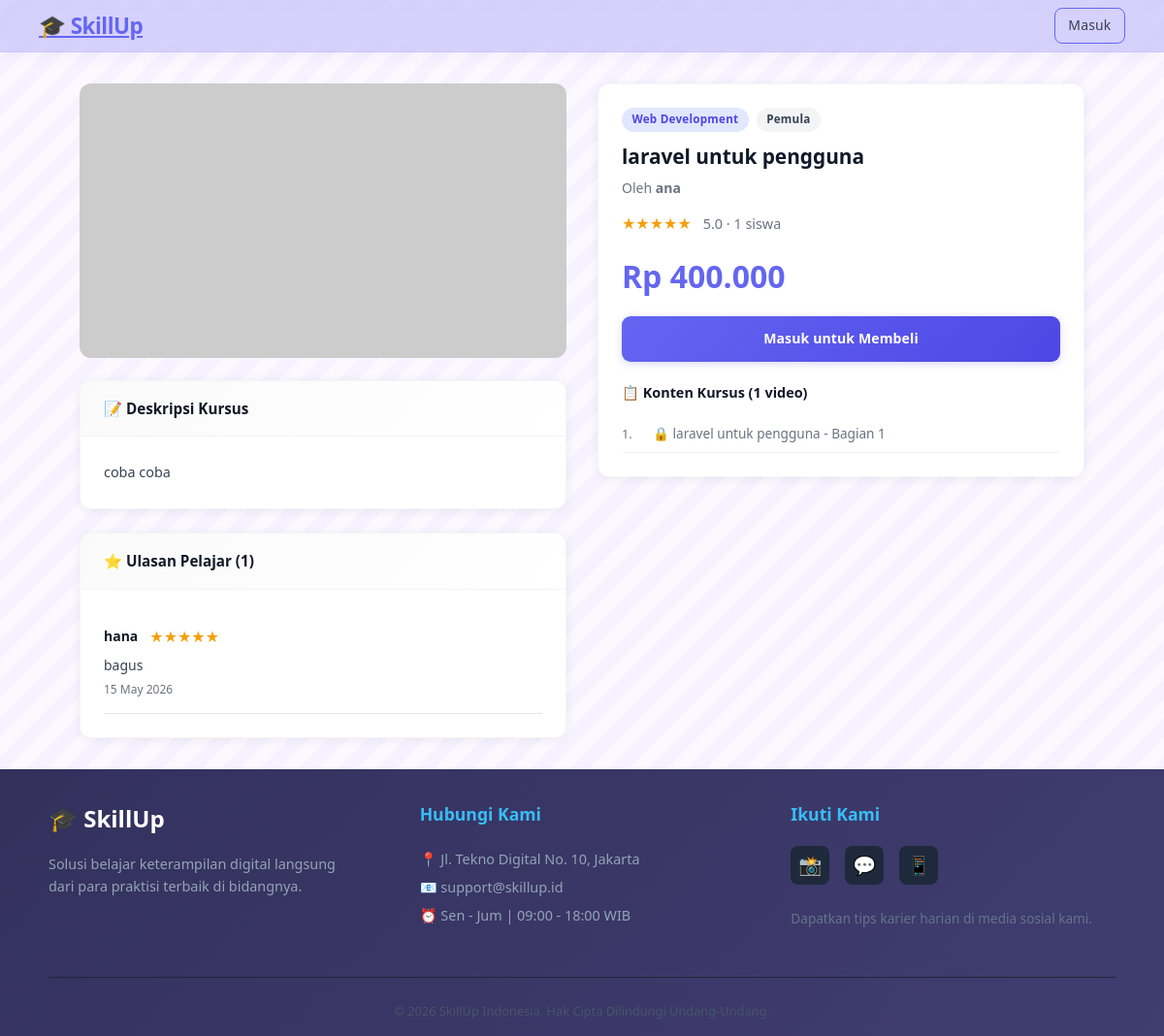
Screenshot of /public/student/course/18 with the database file from the repository.
### tables this page shows
CREATE TABLE `courses` (
  `id` int(10) UNSIGNED NOT NULL,
  `mentor_id` int(10) UNSIGNED NOT NULL,
  `title` varchar(200) NOT NULL,
  `description` text DEFAULT NULL,
  `price` decimal(12,2) NOT NULL DEFAULT 0.00,
  `thumbnail` varchar(255) DEFAULT NULL,
  `category` varchar(100) DEFAULT 'Umum',
  `level` enum('Pemula','Menengah','Mahir') DEFAULT 'Pemula',
  `status` enum('draft','published','archived') DEFAULT 'draft',
  `rating_avg` decimal(3,2) DEFAULT 0.00,
  `total_students` int(10) UNSIGNED DEFAULT 0,
  `created_at` timestamp NOT NULL DEFAULT current_timestamp()
);

CREATE TABLE `reviews` (
  `id` int(10) UNSIGNED NOT NULL,
  `student_id` int(10) UNSIGNED NOT NULL,
  `course_id` int(10) UNSIGNED NOT NULL,
  `rating` tinyint(3) UNSIGNED NOT NULL CHECK (`rating` between 1 and 5),
  `comment` text DEFAULT NULL,
  `sentiment` enum('positif','netral','negatif') DEFAULT 'netral',
  `created_at` timestamp NOT NULL DEFAULT current_timestamp()
);

CREATE TABLE `users` (
  `id` int(10) UNSIGNED NOT NULL,
  `name` varchar(100) NOT NULL,
  `email` varchar(150) NOT NULL,
  `password` varchar(255) NOT NULL,
  `role` enum('student','mentor','admin') DEFAULT 'student',
  `avatar` varchar(255) DEFAULT NULL,
  `bank_account` varchar(255) DEFAULT NULL,
  `is_active` tinyint(1) DEFAULT 1,
  `created_at` timestamp NOT NULL DEFAULT current_timestamp(),
  `updated_at` timestamp NOT NULL DEFAULT current_timestamp() ON UPDATE current_timestamp()
);

CREATE TABLE `videos` (
  `id` int(10) UNSIGNED NOT NULL,
  `course_id` int(10) UNSIGNED NOT NULL,
  `title` varchar(200) NOT NULL,
  `video_url` varchar(500) NOT NULL,
  `order_num` tinyint(3) UNSIGNED DEFAULT 1,
  `is_preview` tinyint(1) DEFAULT 0,
  `created_at` timestamp NOT NULL DEFAULT current_timestamp()
);

### src/controllers/StudentController.php (called while the page is built, shortened)
<?php
class StudentController
{
    public static function courseDetail(int $courseId): void
    {
        $course = Database::row(
            'SELECT c.*, u.name AS mentor_name, u.id AS mentor_user_id
             FROM courses c JOIN users u ON u.id = c.mentor_id
             WHERE c.id = ? AND c.status = "published"',
            [$courseId]
        );
        $videos = Database::rows(
            'SELECT * FROM videos WHERE course_id = ? ORDER BY order_num',
            [$courseId]
        );
        $reviews = Database::rows(
            'SELECT r.*, u.name AS student_name FROM reviews r
             JOIN users u ON u.id = r.student_id
             WHERE r.course_id = ? ORDER BY r.created_at DESC LIMIT 10',
            [$courseId]
        );
        $isEnrolled = false;
        include APP_ROOT . '/views/student/course_detail.php';
    }
}

### src/helpers/Database.php (called while the page is built, shortened)
<?php
class Database
{
    private static ?PDO $instance = null;
    public static function connect(): PDO
    {
        if (self::$instance === null) {
            $dsn = sprintf(
                'mysql:host=%s;port=%s;dbname=%s;charset=utf8mb4',
                DB_HOST, DB_PORT, DB_NAME
            );
            $options = [
                PDO::ATTR_ERRMODE            => PDO::ERRMODE_EXCEPTION,
                PDO::ATTR_DEFAULT_FETCH_MODE => PDO::FETCH_ASSOC,
                PDO::ATTR_EMULATE_PREPARES   => false,
            ];
            try {
                self::$instance = new PDO($dsn, DB_USER, DB_PASS, $options);
            } catch (PDOException $e) {
                http_response_code(500);
                die(IS_PRODUCTION
                    ? '<h1>503 Service Unavailable</h1>'
                    : '<h1>Database Error: ' . htmlspecialchars($e->getMessage()) . '</h1>'
                );
            }
        }
        return self::$instance;
    }
   public static function query(string $sql, array $params = []): PDOStatement
{
    $stmt = self::connect()->prepare($sql);
    $stmt->execute($params);
    return $stmt;
}
    public static function row(string $sql, array $params = []): ?array
    {
        $result = self::query($sql, $params)->fetch();
        return $result ?: null;
    }
    public static function rows(string $sql, array $params = []): array
    {
        return self::query($sql, $params)->fetchAll();
    }
}

### src/middleware/Auth.php (called while the page is built, shortened)
<?php
class Auth
{
    public static function check(): bool
    {
        return isset($_SESSION['user_id']);
    }
}

### views/student/course_detail.php (the view, shortened to what this page needs)
<?php include APP_ROOT . '/views/layouts/header.php'; ?>
<div class="page">
  <div class="grid-2" style="gap:2rem;align-items:start">
    <div>
      <img src="<?= thumbnail($course['thumbnail']) ?>" alt="<?= e($course['title']) ?>" style="width:100%;border-radius:var(--radius);margin-bottom:1rem">
<?php if ($course['description']): ?>
<div class="card" style="margin-bottom:1.5rem">
  <div class="card-header">📝 Deskripsi Kursus</div>
  <div class="card-body" style="font-size:.9rem;color:var(--gray-700);line-height:1.8">
    <?= nl2br(e($course['description'])) ?>
  </div>
</div>
<?php endif; ?>
      <div class="card" style="margin-top:1.5rem">
        <div class="card-header">⭐ Ulasan Pelajar (<?= count($reviews) ?>)</div>
        <div class="card-body">
          <?php if (empty($reviews)): ?>
          <p style="color:var(--gray-500);font-size:.875rem">Belum ada ulasan.</p>
          <?php else: ?>
          <?php foreach ($reviews as $r): ?>
          <div style="padding:.75rem 0;border-bottom:1px solid var(--gray-200)">
            <div style="display:flex;align-items:center;gap:.75rem;margin-bottom:.35rem">
              <strong style="font-size:.875rem"><?= e($r['student_name']) ?></strong>
              <?= stars($r['rating']) ?>
            </div>
            <p style="font-size:.875rem;color:var(--gray-700)"><?= e($r['comment']) ?></p>
            <span style="font-size:.75rem;color:var(--gray-500)"><?= date('d M Y', strtotime($r['created_at'])) ?></span>
          </div>
          <?php endforeach; ?>
          <?php endif; ?>
        </div>
      </div>
    </div>
    <div>
      <div class="card" style="position:sticky;top:76px">
        <div class="card-body">
          <div style="display:flex;gap:.5rem;flex-wrap:wrap;margin-bottom:.75rem">
            <span class="badge badge-primary"><?= e($course['category']) ?></span>
            <span class="badge badge-gray"><?= e($course['level']) ?></span>
          </div>
          <h1 style="font-size:1.3rem;font-weight:700;margin-bottom:.5rem;line-height:1.3"><?= e($course['title']) ?></h1>
          <p style="font-size:.875rem;color:var(--gray-500);margin-bottom:.75rem">
            Oleh <strong><?= e($course['mentor_name']) ?></strong>
          </p>
          <div style="display:flex;align-items:center;gap:.75rem;margin-bottom.75rem">
            <?= stars($course['rating_avg']) ?>
            <span style="font-size:.9rem;color:var(--gray-500)"><?= number_format($course['rating_avg'],1) ?> · <?= $course['total_students'] ?> siswa</span>
          </div>
          <div style="font-size:2rem;font-weight:800;color:var(--primary);margin:1rem 0"><?= rupiah($course['price']) ?></div>
          <?php if ($isEnrolled): ?>
          <div class="alert alert-success">✅ Kamu sudah terdaftar di kursus ini!</div>
          <?php if (!empty($enrollmentExpiresAt)): ?>
            <?php $expires = new DateTime($enrollmentExpiresAt); $now = new DateTime(); ?>
            <div style="font-size:.9rem;margin-bottom:.75rem;color:var(--gray-700)">Akses aktif sampai <strong><?= $expires->format('d M Y') ?></strong> (<?= $expires > $now ? $now->diff($expires)->days . ' hari lagi' : 'Kedaluwarsa' ?>)</div>
          <?php endif; ?>
          <a href="<?= BASE_PATH ?>/student/watch/<?= $course['id'] ?>/<?= $videos[0]['id'] ?? 0 ?>" class="btn btn-primary" style="width:100%;justify-content:center">▶ Mulai Belajar</a>
          <?php else: ?>
          <a href="<?= BASE_PATH ?>/auth/login" class="btn btn-primary" style="width:100%;justify-content:center;padding:.75rem">
            Masuk untuk Membeli
          </a>
          <?php endif; ?>
          <div style="margin-top:1.25rem">
            <h3 style="font-size:.9rem;font-weight:600;margin-bottom:.75rem">📋 Konten Kursus (<?= count($videos) ?> video)</h3>
            <?php foreach ($videos as $idx => $v): ?>
            <div style="display:flex;align-items:center;gap:.75rem;padding:.5rem 0;border-bottom:1px solid var(--gray-100)">
              <span style="font-size:.8rem;color:var(--gray-500);min-width:20px"><?= $idx + 1 ?>.</span>
              <?php if ($isEnrolled): ?>
                <a href="<?= BASE_PATH ?>/student/watch/<?= $course['id'] ?>/<?= $v['id'] ?>" style="font-size:.85rem;flex:1"><?= e($v['title']) ?></a>
              <?php else: ?>
                <span style="font-size:.85rem;flex:1;color:var(--gray-500)">🔒 <?= e($v['title']) ?></span>
              <?php endif; ?>
            </div>
            <?php endforeach; ?>
          </div>
        </div>
      </div>
    </div>
  </div>
</div>
<?php include APP_ROOT . '/views/layouts/footer.php'; ?>

### views/layouts/header.php (style rules this page uses)
html { height: 100%; }
*, *::before, *::after { box-sizing: border-box; margin: 0; padding: 0; }
:root { --primary: #6366f1; --primary-d: #4f46e5; --primary-l: #e0e7ff; --success: #10b981; --danger: #ef4444; --warning: #f59e0b; --gray-50:#f9fafb; --gray-100:#f3f4f6; --gray-200:#e5e7eb; --gray-500:#6b7280; --gray-700:#374151; --gray-900:#111827; --white: #fff; --radius: 12px; --shadow: 0 1px 4px rgba(0,0,0,.08); --shadow-md: 0 6px 24px rgba(99,102,241,.13); --font: 'Segoe UI', system-ui, sans-serif; }
body { font-family: var(--font); background-color: #fcf8ff; color: var(--gray-900); line-height: 1.6; height: 100%; display: flex; flex-direction: column; }
.btn { display: inline-flex; align-items: center; gap: .4rem; padding: .5rem 1.25rem; border-radius: 9px; border: none; cursor: pointer; font-size: .875rem; font-weight: 600; transition: all .18s; text-decoration: none; letter-spacing: .01em; }
.btn-primary { background: linear-gradient(135deg, var(--primary), var(--primary-d)); color: #fff; box-shadow: 0 2px 8px rgba(99,102,241,.25); }
.card { background: var(--white); border-radius: var(--radius); box-shadow: 0 2px 12px rgba(0,0,0,.06); overflow: hidden; border: 1px solid rgba(0,0,0,.04); }
.card-body { padding: 1.5rem; }
.card-header { padding: 1rem 1.5rem; border-bottom: 1px solid var(--gray-100); font-weight: 600; font-size: .95rem; color: var(--gray-900); background: linear-gradient(135deg, #fafafa, #fff); }
.badge { display: inline-block; padding: .2rem .65rem; border-radius: 99px; font-size: .73rem; font-weight: 600; letter-spacing: .02em; }
.badge-primary { background: var(--primary-l); color: var(--primary-d); }
.badge-gray { background: var(--gray-100); color: var(--gray-700); }
.page { padding: 2rem 2rem; max-width: 1100px; margin: 0 auto; min-height: calc(100vh - 200px); }
.grid-2 { display: grid; grid-template-columns: 1fr 1fr; gap: 1.5rem; }

### rows the page displays
courses: description "coba coba", category "Web Development", level "Pemula", title "laravel untuk pengguna", mentor.name "ana", rating_avg "★★★★★", rating_avg "5.0", total_students "1", price "Rp 400.000"
reviews: student.name "hana", rating "★★★★★", comment "bagus", created_at "15 May 2026"
videos: title "laravel untuk pengguna - Bagian 1"

### other values shown
count($reviews) "1"
count($videos) "1"
